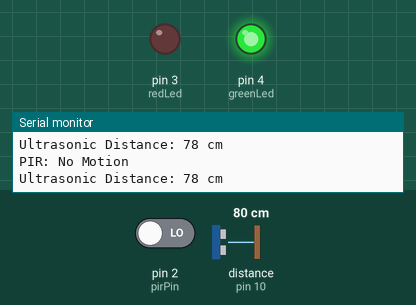
Recording of a sketch running on a simulated Arduino Uno, built with avr-gcc and run on an emulated ATmega328P. Parts: output pins drawn as LEDs (lit = HIGH), the last lines printed to the serial monitor. Wiring (inferred from the names in the program): ultrasonic range finder: trigger pin 9; echo pin 10. The inputs (shaded band) are chosen by the test bench; at power-on: pin 2 (pirPin) LOW, distance to the obstacle (sensor on pin 10) 80 cm. The echo pulse lasts 58.3 µs per cm; pins used as bus, display or sensor lines are not drawn.

Above: at 1.8 s.
1.9 s: pin 2 (pirPin) driven HIGH
At 2.5 s:
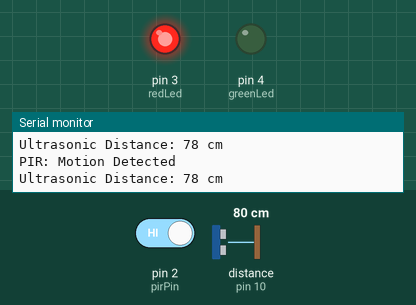
3.5 s: pin 2 (pirPin) driven LOW
At 4.5 s:
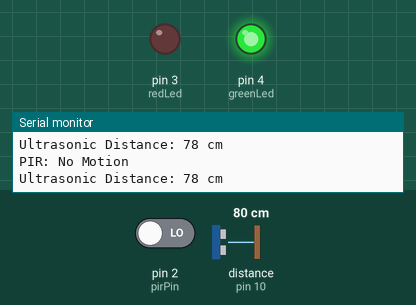
Timing chart, 0 to 6.5 s (numbered marks = the images above; inputs shaded):
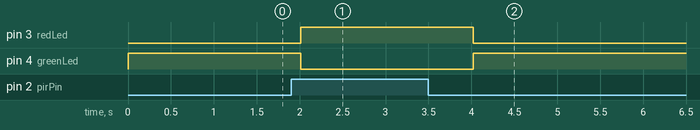

The sketch:

sensors_you.ino
```cpp
// PIR Sensor
const int pirPin = 2;

// LEDs
const int redLed = 3;
const int greenLed = 4;


// Ultrasonic Sensor
const int trigPin = 9;
const int echoPin = 10;

void setup() {
  pinMode(pirPin, INPUT);
  pinMode(redLed, OUTPUT);
  pinMode(greenLed, OUTPUT);

  pinMode(trigPin, OUTPUT);
  pinMode(echoPin, INPUT);

  Serial.begin(9600);
}

void loop() {
  // PIR Motion Detection
  int motionDetected = digitalRead(pirPin);
  if (motionDetected == HIGH) {
    digitalWrite(redLed, HIGH);
    digitalWrite(greenLed, LOW);
    Serial.println("PIR: Motion Detected");
  } else {
    digitalWrite(redLed, LOW);
    digitalWrite(greenLed, HIGH);
    Serial.println("PIR: No Motion");
  }

  // Ultrasonic Sensor
  digitalWrite(trigPin, LOW);
  delayMicroseconds(2);

  digitalWrite(trigPin, HIGH);
  delayMicroseconds(10);
  digitalWrite(trigPin, LOW);

  long duration = pulseIn(echoPin, HIGH);
  int distance = duration * 0.034 / 2;

  Serial.print("Ultrasonic Distance: ");
  Serial.print(distance);
  Serial.println(" cm");

  delay(1000);
}
```

Measured:
- after the input at 1.9 s, pin 3 (redLed): LOW → HIGH after 0.11 s; pin 4 (greenLed): HIGH → LOW after 0.11 s
- after the input at 3.5 s, pin 3 (redLed): HIGH → LOW after 0.52 s; pin 4 (greenLed): LOW → HIGH after 0.52 s
